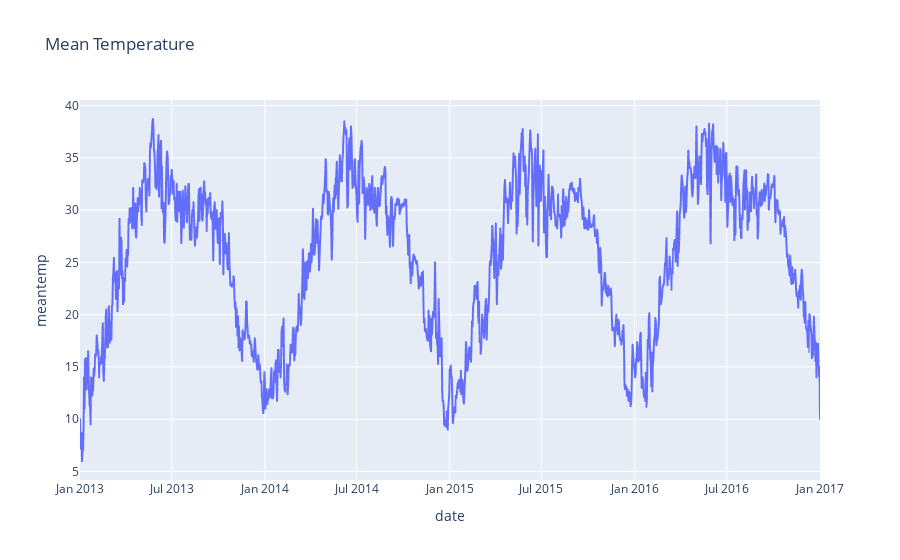

The notebook cell this image was saved under:
### Code cell
figure = px.line(data,x='date',y='meantemp',title='Mean Temperature')
figure.show()

### Figure 1 — Plotly figure (JSON) as saved in the notebook; plotly's stock layout.template omitted (floating-point values rounded to 4 significant figures; data arrays with more than 128 entries replaced by an {"elided": "..."} marker saying what was removed)
{"data": [{"hovertemplate": "date=%{x}<br>meantemp=%{y}<extra></extra>", "legendgroup": "", "line": {"color": "#636efa", "dash": "solid"}, "marker": {"symbol": "circle"}, "mode": "lines", "name": "", "showlegend": false, "type": "scattergl", "x": {"elided": "1462 str values"}, "xaxis": "x", "y": {"elided": "1462 float values"}, "yaxis": "y"}], "layout": {"legend": {"tracegroupgap": 0}, "title": {"text": "Mean Temperature"}, "xaxis": {"anchor": "y", "domain": [0, 1], "title": {"text": "date"}}, "yaxis": {"anchor": "x", "domain": [0, 1], "title": {"text": "meantemp"}}}}
